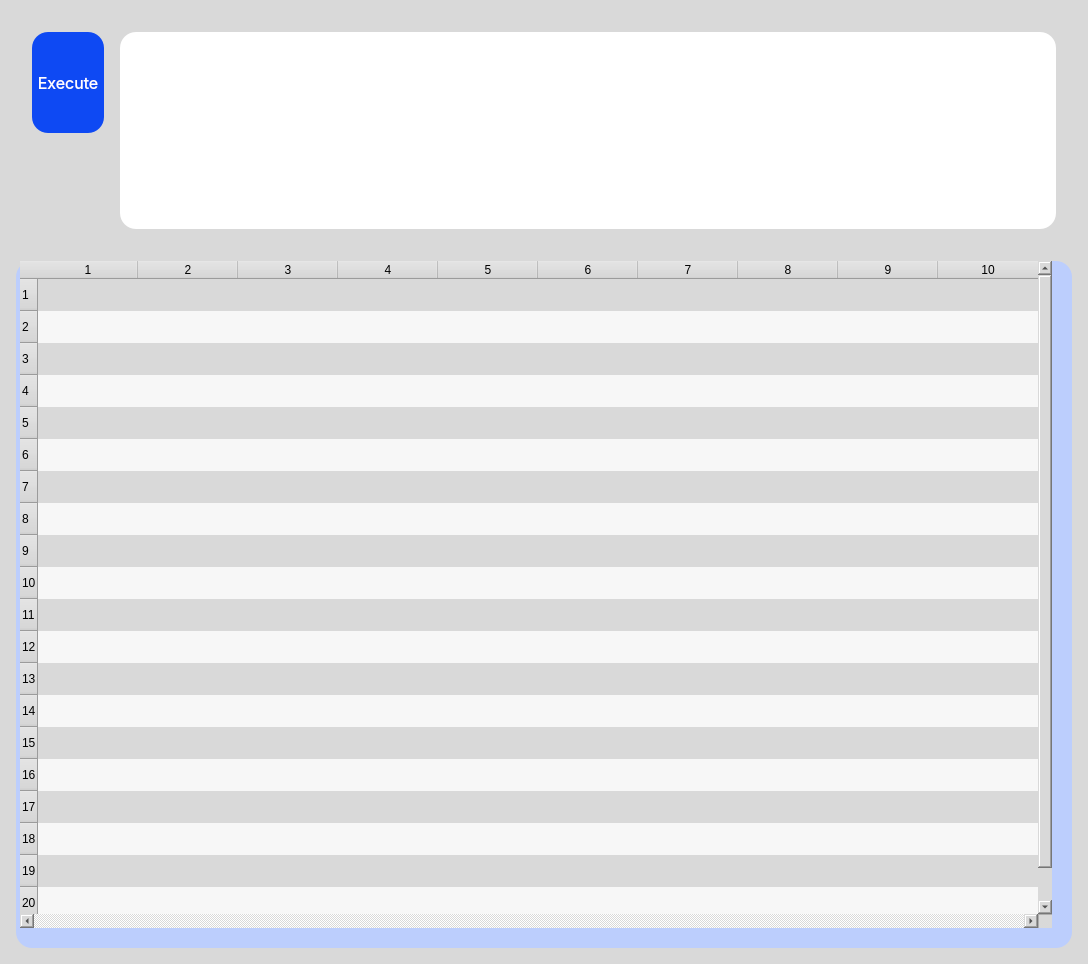
        <widget class="QWidget" name="dash_board">
         <property name="styleSheet">
          <string notr="true">#dash_board{
	background-color: #ffffff;
	border-radius: 0px;
}

QWidget{
	background: rgb(217, 217, 217);
	border-radius: 16px;
}
#list_item_6{
	background: rgb(188, 206, 253);
	border-radius: 16px;
}

QPushButton{
	color: white;
	background-color:rgb(14, 73, 243);
}
</string>
         </property>
         <layout class="QVBoxLayout" name="verticalLayout_3" stretch="1,3">
          <property name="spacing">
           <number>16</number>
          </property>
          <property name="leftMargin">
           <number>16</number>
          </property>
          <property name="topMargin">
           <number>16</number>
          </property>
          <property name="rightMargin">
           <number>16</number>
          </property>
          <property name="bottomMargin">
           <number>16</number>
          </property>
          <item>
           <widget class="QWidget" name="head_bar_6" native="true">
            <property name="styleSheet">
             <string notr="true">QPushButton{
	margin: 0px 0px 96px 0px;
	color: white;
	background-color:rgb(14, 73, 243);
}</string>
            </property>
            <layout class="QGridLayout" name="gridLayout_7" rowstretch="0" columnstretch="1,13">
             <property name="leftMargin">
              <number>16</number>
             </property>
             <property name="topMargin">
              <number>16</number>
             </property>
             <property name="rightMargin">
              <number>16</number>
             </property>
             <property name="bottomMargin">
              <number>16</number>
             </property>
             <property name="spacing">
              <number>16</number>
             </property>
             <item row="0" column="0">
              <widget class="QPushButton" name="btn_exe_query">
               <property name="sizePolicy">
                <sizepolicy hsizetype="Minimum" vsizetype="Expanding">
                 <horstretch>0</horstretch>
                 <verstretch>0</verstretch>
                </sizepolicy>
               </property>
               <property name="minimumSize">
                <size>
                 <width>0</width>
                 <height>0</height>
                </size>
               </property>
               <property name="maximumSize">
                <size>
                 <width>16777215</width>
                 <height>16777215</height>
                </size>
               </property>
               <property name="font">
                <font>
                 <family>Inter</family>
                 <pointsize>12</pointsize>
                 <fontweight>Medium</fontweight>
                </font>
               </property>
               <property name="text">
                <string>Execute</string>
               </property>
              </widget>
             </item>
             <item row="0" column="1">
              <widget class="QTextEdit" name="txt_query">
               <property name="font">
                <font>
                 <family>Courier</family>
                 <pointsize>12</pointsize>
                 <italic>false</italic>
                </font>
               </property>
               <property name="styleSheet">
                <string notr="true">background-color: #ffffff;
padding-right: 16px;
 font-family:'Courier'; 
font-size:12pt;  
font-style:normal;</string>
               </property>
               <property name="html">
                <string>&lt;!DOCTYPE HTML PUBLIC &quot;-//W3C//DTD HTML 4.0//EN&quot; &quot;http://www.w3.org/TR/REC-html40/strict.dtd&quot;&gt;
&lt;html&gt;&lt;head&gt;&lt;meta name=&quot;qrichtext&quot; content=&quot;1&quot; /&gt;&lt;meta charset=&quot;utf-8&quot; /&gt;&lt;style type=&quot;text/css&quot;&gt;
p, li { white-space: pre-wrap; }
hr { height: 1px; border-width: 0; }
li.unchecked::marker { content: &quot;\2610&quot;; }
li.checked::marker { content: &quot;\2612&quot;; }
&lt;/style&gt;&lt;/head&gt;&lt;body style=&quot; font-family:'Courier'; font-size:12pt; font-weight:400; font-style:normal;&quot;&gt;
&lt;p style=&quot;-qt-paragraph-type:empty; margin-top:0px; margin-bottom:0px; margin-left:0px; margin-right:0px; -qt-block-indent:0; text-indent:0px;&quot;&gt;&lt;br /&gt;&lt;/p&gt;&lt;/body&gt;&lt;/html&gt;</string>
               </property>
              </widget>
             </item>
            </layout>
           </widget>
          </item>
          <item>
           <widget class="QWidget" name="list_item_6" native="true">
            <layout class="QVBoxLayout" name="verticalLayout_11">
             <property name="spacing">
              <number>0</number>
             </property>
             <property name="leftMargin">
              <number>4</number>
             </property>
             <property name="topMargin">
              <number>0</number>
             </property>
             <property name="rightMargin">
              <number>20</number>
             </property>
             <property name="bottomMargin">
              <number>20</number>
             </property>
             <item>
              <widget class="QTableWidget" name="table_result">
               <property name="font">
                <font>
                 <family>Inter</family>
                 <pointsize>11</pointsize>
                 <bold>false</bold>
                </font>
               </property>
               <property name="mouseTracking">
                <bool>false</bool>
               </property>
               <property name="layoutDirection">
                <enum>Qt::LeftToRight</enum>
               </property>
               <property name="autoFillBackground">
                <bool>false</bool>
               </property>
               <property name="lineWidth">
                <number>0</number>
               </property>
               <property name="horizontalScrollBarPolicy">
                <enum>Qt::ScrollBarAlwaysOn</enum>
               </property>
               <property name="sizeAdjustPolicy">
                <enum>QAbstractScrollArea::AdjustToContents</enum>
               </property>
               <property name="alternatingRowColors">
                <bool>true</bool>
               </property>
               <property name="selectionBehavior">
                <enum>QAbstractItemView::SelectRows</enum>
               </property>
               <property name="textElideMode">
                <enum>Qt::ElideRight</enum>
               </property>
               <property name="horizontalScrollMode">
                <enum>QAbstractItemView::ScrollPerItem</enum>
               </property>
               <property name="showGrid">
                <bool>false</bool>
               </property>
               <property name="sortingEnabled">
                <bool>false</bool>
               </property>
               <property name="cornerButtonEnabled">
                <bool>false</bool>
               </property>
               <property name="rowCount">
                <number>20</number>
               </property>
               <property name="columnCount">
                <number>10</number>
               </property>
               <attribute name="horizontalHeaderCascadingSectionResizes">
                <bool>true</bool>
               </attribute>
               <attribute name="horizontalHeaderShowSortIndicator" stdset="0">
                <bool>false</bool>
               </attribute>
               <attribute name="horizontalHeaderStretchLastSection">
                <bool>true</bool>
               </attribute>
               <attribute name="verticalHeaderCascadingSectionResizes">
                <bool>true</bool>
               </attribute>
               <attribute name="verticalHeaderMinimumSectionSize">
                <number>32</number>
               </attribute>
               <attribute name="verticalHeaderDefaultSectionSize">
                <number>32</number>
               </attribute>
               <attribute name="verticalHeaderShowSortIndicator" stdset="0">
                <bool>false</bool>
               </attribute>
               <attribute name="verticalHeaderStretchLastSection">
                <bool>false</bool>
               </attribute>
               <row/>
               <row/>
               <row/>
               <row/>
               <row/>
               <row/>
               <row/>
               <row/>
               <row/>
               <row/>
               <row/>
               <row/>
               <row/>
               <row/>
               <row/>
               <row/>
               <row/>
               <row/>
               <row/>
               <row/>
               <column/>
               <column/>
               <column/>
               <column/>
               <column/>
               <column/>
               <column/>
               <column/>
               <column/>
               <column/>
               <item row="0" column="0">
                <property name="text">
                 <string/>
                </property>
               </item>
              </widget>
             </item>
            </layout>
           </widget>
          </item>
         </layout>
        </widget>
